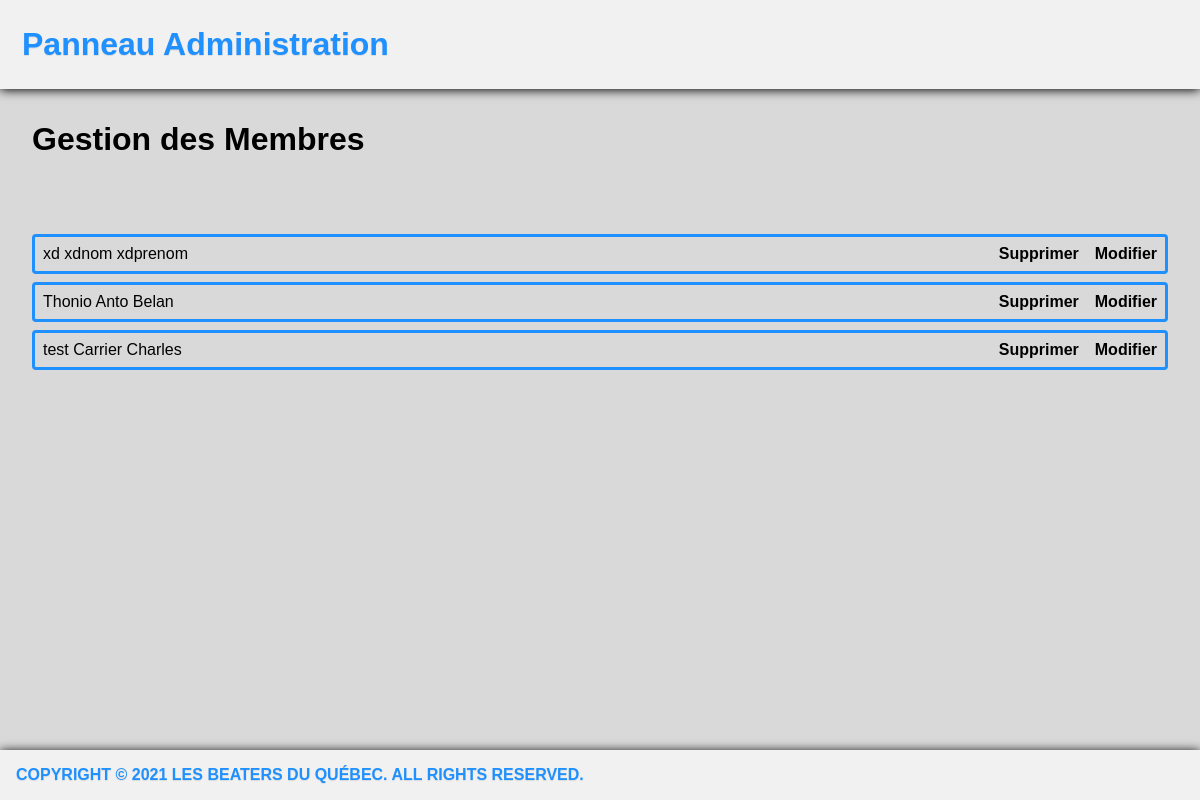
The page /administration/liste-membre.php (signed in) on the database its author committed.
### tables this page shows
CREATE TABLE `membre` (
  `id` int(11) NOT NULL,
  `pseudonyme` varchar(255) NOT NULL,
  `nom` varchar(255) NOT NULL,
  `prenom` varchar(255) NOT NULL,
  `email` varchar(255) NOT NULL,
  `admin` tinyint(1) NOT NULL DEFAULT 0,
  `motDePasse` varchar(255) NOT NULL
);

### administration/langue.php (called while the page is built, shortened)
<?php
if(!isset($_GET['lang']))
{
  $urlLocale = 'fr';
}else if ($_GET['lang'] == 'en' ){
  $locale = 'en_US.utf8';
  $urlLocale = 'en';
}else{
  $locale = 'fr_CA.utf8';
  $urlLocale = 'fr';
}
?>

### accesseur/MembreDAO.php (called while the page is built, shortened)
<?php
include_once CHEMIN_MODELE . "Membre.php";
class AccesBaseDeDonneesMembres
{
    public static function initialiser()
    {
        $usager = 'BeaterQuebec';
        $motdepasse = 'BeaterQuebec12!';
        $hote = 'localhost';
        $base = 'BeaterQuebec';
        $dsn = 'mysql:dbname='.$base.';host=' . $hote;
    }
}
class MembreDAO extends AccesBaseDeDonneesMembres{
    public static function listerMembre(){
        $MESSAGE_SQL_LISTE_MEMBRE = "SELECT * FROM membre;";
        $requeteListeMembres = MembreDAO::$basededonnees->prepare($MESSAGE_SQL_LISTE_MEMBRE);
        $requeteListeMembres->execute();
        $listeMembres = $requeteListeMembres->fetchAll();
        if (!empty($listeMembres)){
            foreach($listeMembres as $membre) $membres[] = new Membre($membre);
            return $membres;
        }else{
            return null;
        }
    }
}
if(!function_exists ('formater'))
{
  function formater($texte)
  {
      $texte = html_entity_decode($texte,ENT_COMPAT,'UTF-8');
      $texte = htmlentities($texte,ENT_COMPAT,'ISO-8859-1');
      $newText = urldecode($texte);
      return $newText;
  }
}
?>

### doc/poc/ajax/ajax-message-erreur/modele/Membre.php (called while the page is built, shortened)
<?php
class Membre
{
	public static $filtres =
		array(
			'id' => FILTER_VALIDATE_INT,
			'pseudonyme' => FILTER_SANITIZE_ENCODED,
			'nom' => FILTER_SANITIZE_ENCODED,
			'prenom' => FILTER_SANITIZE_ENCODED,
            'email' => FILTER_SANITIZE_STRING,
            'admin' => FILTER_VALIDATE_INT,
			'motDePasse' => FILTER_SANITIZE_ENCODED
		);
	public function __construct($tableau)
	{
        if (is_array($tableau)){
		  $tableau = filter_var_array($tableau, Membre::$filtres);
		$this->pseudonyme = $tableau['pseudonyme'];
		$this->nom = $tableau['nom'];
		$this->prenom = $tableau['prenom'];
        $this->email = $tableau['email'];
		}
	}
	public function __set($propriete, $valeur)
	{
		switch($propriete)
		{
			case 'id':
				$this->id = $valeur;
			break;
		}
	}
	public function __get($propriete)
	{
		$self = get_object_vars($this);
		return $self[$propriete];
	}
}
?>

### administration/liste-membre.php (the view, shortened to what this page needs)
<?php
require("langue.php");
require CHEMIN_ACCESSEUR . "MembreDAO.php";
$listeMembre = MembreDAO::listerMembre();
?>
<!doctype html>
<html lang="fr">
<head>
	<link rel="stylesheet" type="text/css" href="../styles/style.css">
</head>
<body>
	<header>
        <div class="header">
            <a href="index.php?lang=<?php echo $urlLocale; ?>" class="logo"><?php echo _("Panneau Administration"); ?></a>
        </div>
        <h1 class="titrePrincipalePanneauAdmin"><?php echo _("Gestion des Membres"); ?></h1>
	</header>
	<section id="contenu" style="">
        <br><br>
		<?php
            if (!empty($listeMembre)){
                foreach($listeMembre as $membre)
                {
		?>
                    <div class="recordPanneauAdministration">
                        <?php echo formater($membre->pseudonyme); ?> <?php echo formater($membre->nom); ?> <?php echo formater($membre->prenom); ?>
                        <a class="lienPanneauAdministration" style="float: right; margin-left:1rem;" href="modifier-membre.php?pseudonyme=<?php echo $membre->pseudonyme; ?>&email=<?php echo $membre->email; ?>&lang=<?php echo $urlLocale; ?>" title="">
                            <?php echo _("Modifier"); ?>
                        </a>
                        <a class="lienPanneauAdministration" style="float: right;" href="supprimer-membre.php?membre=<?php echo $membre->id; ?>&lang=<?php echo $urlLocale; ?>" title="">
                            <?php echo _("Supprimer"); ?>
                        </a>
                    </div>
		<?php
			 }
            }
		?>
	</section>
    <footer><span id="signature"><?php echo _("Copyright © 2021 Les Beaters du Québec. All Rights Reserved."); ?></span></footer>
</body>
</html>

### styles/style.css (style rules this page uses)
* { margin:0;padding:0; }
* { font-family:Helvetica }
* { box-sizing: border-box; }
#contenu { margin:2em; }
footer { display:flex; justify-content: space-between; }
body { background-color:#d9d9d9; width: 100%; height: auto; color: black; }
footer { font-weight: bold; position:fixed; bottom:0; width:100%; box-shadow: 0px 1px 10px black; background-color:#f1f1f1; color:dodgerblue; padding:1em; text-transform: uppercase; font-weight:bold; text-shadow: 0px 1px 1px #d9d9d9; }
.header { overflow: hidden; background-color: #f1f1f1; padding: 20px 10px; box-shadow: 0px 1px 10px black; }
.header a { float: left; color: black; text-align: center; padding: 12px; text-decoration: none; font-size: 20px; line-height: 25px; border-radius: 4px; }
.header a.logo { font-size: 32px; font-weight: bold; color:dodgerblue; text-shadow: 0px 1px 1px #d9d9d9; }
.lienPanneauAdministration { text-decoration: none; color:black; font-weight:bold; }
.recordPanneauAdministration { border:solid 3px dodgerblue; border-radius:4px; margin-top:0.5em; padding:0.5em; width: 100%; text-align:left; }
.titrePrincipalePanneauAdmin { text-align:left; margin:2rem; margin-bottom:0rem; }

### rows shown on the page
membre: pseudonyme "xd", nom "xdnom", prenom "xdprenom"
membre: pseudonyme "Thonio", nom "Anto", prenom "Belan"
membre: pseudonyme "test", nom "Carrier", prenom "Charles"

### other values the page prints
_("Panneau Administration") "Panneau Administration"
_("Gestion des Membres") "Gestion des Membres"
_("Copyright © 2021 Les Beaters du Québec. All Rights Reserved.") "COPYRIGHT © 2021 LES BEATERS DU QUÉBEC. ALL RIGHTS RESERVED."
